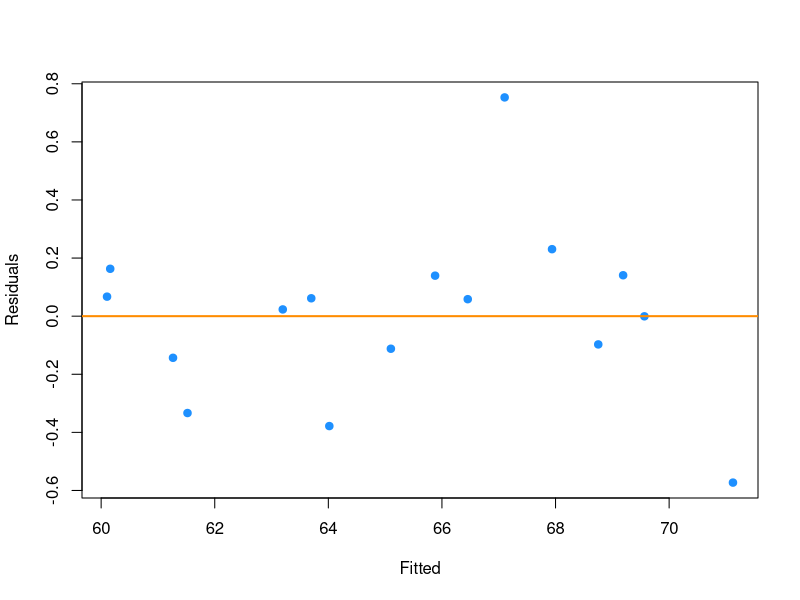
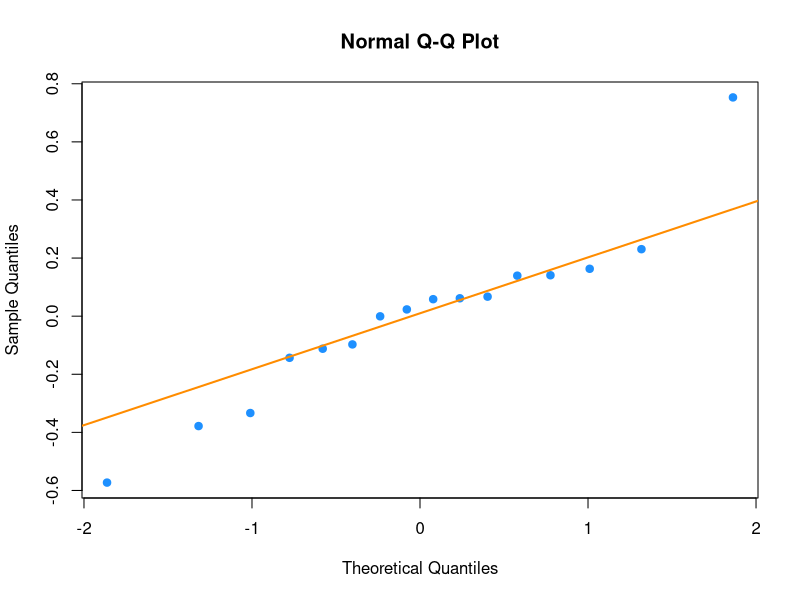

Write the R code that produced these figures, in order.
## ---- chunk 1
options(scipen = 1, digits = 4, width = 80)
## ---- chunk 2
library(car)
subset = cor(longley)[cor(longley) != 1]
which.max(subset)
##highest correlation
subset[11]
which(cor(longley) == subset[11]) #13 and 37

correlations = cor(longley)
correlations = as.data.frame(correlations)
#highest correlations
c(colnames(correlations)[2], rownames(correlations)[1])

## ---- chunk 3

model = lm(Employed ~ ., data = longley)
model_vif = as.data.frame(vif(model))
#maximum variance
model_vif[which.max(model_vif[ , 1]) ,]

#GNP is the largest:
row.names(model_vif)[which.max(model_vif[ , 1]) ]
#with a value of:
model_vif[which.max(model_vif[ , 1]) ,]
## ---- chunk 4
library(knitr)
knitr::kable(model_vif, caption = "Variance Inflaction Factors for Model",  format = "markdown", padding = 3)
## ---- chunk 5

result = cbind(row.names(model_vif)[which(model_vif[ , 1] > 5) ], model_vif[which(model_vif[ , 1] > 5) ,])
colnames(result) = c("Variable", "VIF")

kable(result, format = "markdown", padding = 3)
## ---- chunk 6
summary(lm(Population ~ . - Employed, data = longley))$r.squared
## ---- chunk 7
model_pop = lm(Population ~ . - Employed, data = longley)
model_employed_min_pop = lm(Employed ~ . - Population, data = longley)

cor(resid(model_pop), resid(model_employed_min_pop))
## ---- chunk 8
model = lm(Employed ~ ., data = longley)
summary(model)

#fit a model with: Unemployed, Armed.Forces, Year
model_new = lm(Employed ~ Unemployed + Armed.Forces + Year, data = longley)

vif(model_new)

model_new_vif = as.data.frame(vif(model_new))

#maximum VIF value
model_new_vif[which.max(model_new_vif[ , 1]) ,]
#row with the largest VIF
row.names(model_new_vif)[which.max(model_new_vif[ , 1]) ]



## ---- chunk 9
library(knitr)
knitr::kable(model_new_vif, caption = "Variance Inflaction Factors for New Model",  format = "markdown", padding = 3)
## ---- chunk 10
anova(model_new, model)
## ---- chunk 11
anova(model_new, model)[2, ]

#p-value
anova(model_new, model)$`Pr(>F)`[2]
## ---- chunk 12
plot_fitted_resid = function(model, pointcol = "dodgerblue", linecol = "darkorange") {
  plot(fitted(model), resid(model), 
       col = pointcol, pch = 20, cex = 1.5,
       xlab = "Fitted", ylab = "Residuals")
  abline(h = 0, col = linecol, lwd = 2)
}

plot_qq = function(model, pointcol = "dodgerblue", linecol = "darkorange") {
  qqnorm(resid(model), col = pointcol, pch = 20, cex = 1.5)
  qqline(resid(model), col = linecol, lwd = 2)
}

plot_fitted_resid(model_new)

plot_qq(model_new)


## ---- chunk 13
library(lmtest)
bptest(model_new)

shapiro.test(resid(model_new))
## ---- chunk 14
library(MASS)

calc_loocv_rmse = function(model) {
  sqrt(mean((resid(model) / (1 - hatvalues(model))) ^ 2))
}

#base_model = lm(medv ~ (.) ^ 2 + I(lstat ^ 2) + log(crim) + I(crim ^ 2) + log(indus) + I(nox ^ 5) + I(nox ^ 7), data = #Boston)

base_model = lm(medv ~ (.) ^ 2 + I(lstat ^ 2) + I(lstat ^ 3) + + I(lstat ^ 4) + log(crim) + I(crim ^ 2) + log(indus), data = Boston)

good_model = step(base_model, direction = "backward", trace = 0)

calc_loocv_rmse(good_model)
bptest(good_model)$p.value
## ---- chunk 15
library(lmtest)

get_bp_decision = function(model, alpha) {
  decide = unname(bptest(model)$p.value < alpha)
  ifelse(decide, "Reject", "Fail to Reject")
}

get_loocv_rmse = function(model) {
  sqrt(mean((resid(model) / (1 - hatvalues(model))) ^ 2))
}
## ---- chunk 16
get_bp_decision(good_model, alpha = 0.01)
get_loocv_rmse(good_model)
## ---- chunk 17
library(readr)
ballbearings = read_csv("ballbearings.csv")

ballbearings$Company = as.factor(ballbearings$Company)
ballbearings$Type = as.factor(ballbearings$Type)

new_data = data.frame(
  y   = ballbearings$L50,
  x1  = ballbearings$P,
  x2  = ballbearings$Z,
  x3  = ballbearings$D,
  x4  = 1 * as.numeric(ballbearings$Company == "A"),
  x5  = 1 * as.numeric(ballbearings$Company == "B"),
  x6  = 1 * as.numeric(ballbearings$Company == "C"),
  x7  = 1 * as.numeric(ballbearings$Type == "0"),
  x8  = 1 * as.numeric(ballbearings$Type == "1"),
  x9  = 1 * as.numeric(ballbearings$Type == "2"),
  x10 = 1 * as.numeric(ballbearings$Type == "3")

)


good_model_a = lm(log(y) ~ x1 + x4:x7 + x5:x8 + x5:x9 + x5:x10  + x6:x7 + log(x1) + log(x3), data = new_data)
## ---- chunk 18
get_sw_decision = function(model, alpha) {
  decide = unname(shapiro.test(resid(model))$p.value < alpha)
  ifelse(decide, "Reject", "Fail to Reject")
}

get_num_params = function(model) {
  length(coef(model))
}

get_adj_r2 = function(model) {
  summary(model)$adj.r.squared
}
## ---- chunk 19
get_sw_decision(good_model_a, alpha = 0.01)
get_num_params(good_model_a)
get_adj_r2(good_model_a)
## ---- chunk 20
good_model_b = lm(log(y) ~ x1 + x4:x7 + x5:x8 + x5:x9 + x5:x10  + x6:x7 + log(x1) + log(x3), data = new_data)
## ---- chunk 21
get_sw_decision(good_model_b, alpha = 0.01)
get_num_params(good_model_b)
get_adj_r2(good_model_b)
## ---- chunk 22
beta_0  = 1
beta_1  = 0
beta_2  = 1
beta_3  = 0
beta_4  = 2
beta_5  = 0
beta_6  = 1
beta_7  = 0
beta_8  = 2
beta_9  = 0
beta_10 = 1
sigma = 3
## ---- chunk 23
not_sig  = c("x_1", "x_3", "x_5", "x_7", "x_9")
signif = c("x_2", "x_4", "x_6", "x_8", "x_10")
## ---- chunk 24
set.seed(42)
n = 100
x_1  = runif(n, 0, 10)
x_2  = runif(n, 0, 10)
x_3  = runif(n, 0, 10)
x_4  = runif(n, 0, 10)
x_5  = runif(n, 0, 10)
x_6  = runif(n, 0, 10)
x_7  = runif(n, 0, 10)
x_8  = runif(n, 0, 10)
x_9  = runif(n, 0, 10)
x_10 = runif(n, 0, 10)
## ---- chunk 25
sim_data_1 = data.frame(x_1, x_2, x_3, x_4, x_5, x_6, x_7, x_8, x_9, x_10,
  y = beta_0 + beta_2 * x_2 + beta_4 * x_4 + beta_6 * x_6 + beta_8 * x_8 + 
      beta_10 * x_10 + rnorm(n, 0 , sigma)
)
## ---- chunk 26
head(sim_data_1)
## ---- chunk 27
fit = lm(y ~ x_5 + x_6 + x_7, data = sim_data_1)
coef(fit)
## ---- chunk 28
# which are false negatives?
!(signif %in% names(coef(fit)))
## ---- chunk 29
# which are false positives?
names(coef(fit)) %in% not_sig
## ---- chunk 30
beta_0  = 1
beta_1  = 0
beta_2  = 1
beta_3  = 0
beta_4  = 2
beta_5  = 0
beta_6  = 1
beta_7  = 0
beta_8  = 2
beta_9  = 0
beta_10 = 1
sigma = 3

not_sig  = c("x_1", "x_3", "x_5", "x_7", "x_9")
signif = c("x_2", "x_4", "x_6", "x_8", "x_10")

set.seed(19810803)
n = 100
x_1  = runif(n, 0, 10)
x_2  = runif(n, 0, 10)
x_3  = runif(n, 0, 10)
x_4  = runif(n, 0, 10)
x_5  = runif(n, 0, 10)
x_6  = runif(n, 0, 10)
x_7  = runif(n, 0, 10)
x_8  = runif(n, 0, 10)
x_9  = runif(n, 0, 10)
x_10 = runif(n, 0, 10)

simulation = function(num_sim){
  
  false_neg_aic = rep(0, num_sim)
  false_pos_aic = rep(0, num_sim)
  false_neg_bic = rep(0, num_sim)
  false_pos_bic = rep(0, num_sim)
  
  for(i in 1:num_sim) {
    sim_data_1 = data.frame(x_1, x_2, x_3, x_4, x_5, x_6, x_7, x_8, x_9, x_10,
                          y = beta_0 + beta_2 * x_2 + beta_4 * x_4 + beta_6 * x_6 + beta_8 * x_8 + 
                            beta_10 * x_10 + rnorm(n, 0 , sigma)
    )
    fit = lm(y ~ x_1 + x_2 + x_3 + x_4 + x_5 + x_6 + x_7 + x_8 + x_9 + x_10, data = sim_data_1)
  
    #Backwards search which defaults to AIC
    model_back_aic = step(fit, direction = "backward", trace = 0)

    false_neg_aic[i] = sum(!(signif %in% names(coef(model_back_aic))))
    false_pos_aic[i] = sum(names(coef(model_back_aic)) %in% not_sig)
  
    #Backwards search for BIC
    model_back_bic = step(fit, direction = "backward", k = log(n), trace = 0)
    
    false_neg_bic[i] = sum(!(signif %in% names(coef(model_back_bic))))
    false_pos_bic[i] = sum(names(coef(model_back_bic)) %in% not_sig)
  }
 
  data.frame(false_neg_aic = false_neg_aic, false_pos_aic = false_pos_aic, false_neg_bic = false_neg_bic, false_pos_bic = false_pos_bic)
}

result = simulation(200)

## ---- chunk 31

result1 = cbind("AIC", mean(result$false_pos_aic), mean(result$false_neg_aic))
result2 = cbind("BIC", mean(result$false_pos_bic), mean(result$false_neg_bic))
results = rbind(result1, result2)

colnames(results) = c("Method", "Rate of False Positives for Model", "Rate of False Negatives for Model")

knitr::kable(results, caption = "Rate of False Predictors for a given method")

## ---- chunk 32
set.seed(42)
x_1  = runif(n, 0, 10)
x_2  = runif(n, 0, 10)
x_3  = runif(n, 0, 10)
x_4  = runif(n, 0, 10)
x_5  = runif(n, 0, 10)
x_6  = runif(n, 0, 10)
x_7  = runif(n, 0, 10)
x_8  = x_6 + rnorm(n, 0, 0.1)
x_9  = x_6 + rnorm(n, 0, 0.1)
x_10 = x_4 + rnorm(n, 0, 0.1)

sim_data_2 = data.frame(x_1, x_2, x_3, x_4, x_5, x_6, x_7, x_8, x_9, x_10,
  y = beta_0 + beta_2 * x_2 + beta_4 * x_4 + beta_6 * x_6 + beta_8 * x_8 + 
      beta_10 * x_10 + rnorm(n, 0 , sigma)
)
## ---- chunk 33
beta_0  = 1
beta_1  = 0
beta_2  = 1
beta_3  = 0
beta_4  = 2
beta_5  = 0
beta_6  = 1
beta_7  = 0
beta_8  = 2
beta_9  = 0
beta_10 = 1
sigma = 3

not_sig  = c("x_1", "x_3", "x_5", "x_7", "x_9")
signif = c("x_2", "x_4", "x_6", "x_8", "x_10")

set.seed(19810803)
n = 100
x_1  = runif(n, 0, 10)
x_2  = runif(n, 0, 10)
x_3  = runif(n, 0, 10)
x_4  = runif(n, 0, 10)
x_5  = runif(n, 0, 10)
x_6  = runif(n, 0, 10)
x_7  = runif(n, 0, 10)
x_8  = x_6 + rnorm(n, 0, 0.1)
x_9  = x_6 + rnorm(n, 0, 0.1)
x_10 = x_4 + rnorm(n, 0, 0.1)

simulation = function(num_sim){
  
  false_neg_aic = rep(0, num_sim)
  false_pos_aic = rep(0, num_sim)
  false_neg_bic = rep(0, num_sim)
  false_pos_bic = rep(0, num_sim)
  
  for(i in 1:num_sim) {
    sim_data_2 = data.frame(x_1, x_2, x_3, x_4, x_5, x_6, x_7, x_8, x_9, x_10,
                            y = beta_0 + beta_2 * x_2 + beta_4 * x_4 + beta_6 * x_6 + beta_8 * x_8 + 
                              beta_10 * x_10 + rnorm(n, 0 , sigma)
    )
    fit = lm(y ~ x_1 + x_2 + x_3 + x_4 + x_5 + x_6 + x_7 + x_8 + x_9 + x_10, data = sim_data_2)
    
    #Backwards search which defaults to AIC
    model_back_aic = step(fit, direction = "backward", trace = 0)
    
    false_neg_aic[i] = sum(!(signif %in% names(coef(model_back_aic))))
    false_pos_aic[i] = sum(names(coef(model_back_aic)) %in% not_sig)
    
    #Backwards search for BIC
    model_back_bic = step(fit, direction = "backward", k = log(n), trace = 0)
    
    false_neg_bic[i] = sum(!(signif %in% names(coef(model_back_bic))))
    false_pos_bic[i] = sum(names(coef(model_back_bic)) %in% not_sig)
  }
  
  data.frame(false_neg_aic = false_neg_aic, false_pos_aic = false_pos_aic, false_neg_bic = false_neg_bic, false_pos_bic = false_pos_bic)
}

result = simulation(200)
## ---- chunk 34
result1 = cbind("AIC", mean(result$false_pos_aic), mean(result$false_neg_aic))
result2 = cbind("BIC", mean(result$false_pos_bic), mean(result$false_neg_bic))
results = rbind(result1, result2)


colnames(results) = c("Method", "Rate of False Positives for Model", "Rate of False Negatives for Model")

knitr::kable(results, caption = "Rate of False Predictors for a given method")
